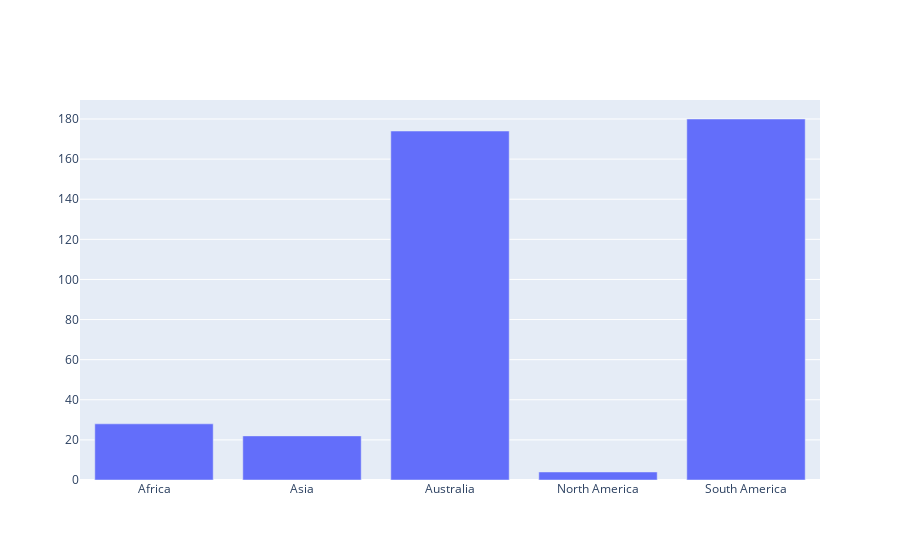

This figure's notebook cell:
### Code cell
fig = go.Figurefig = go.Figure([go.Bar(x=parrots_area['General_continent'], y=parrots_area['Parrot_count'])])
fig.show()

### Figure 1 — Plotly figure (JSON) as saved in the notebook; plotly's stock layout.template omitted (floating-point values rounded to 4 significant figures)
{"data": [{"type": "bar", "x": ["Africa", "Asia", "Australia", "North America", "South America"], "y": [28, 22, 174, 4, 180]}], "layout": {}}
